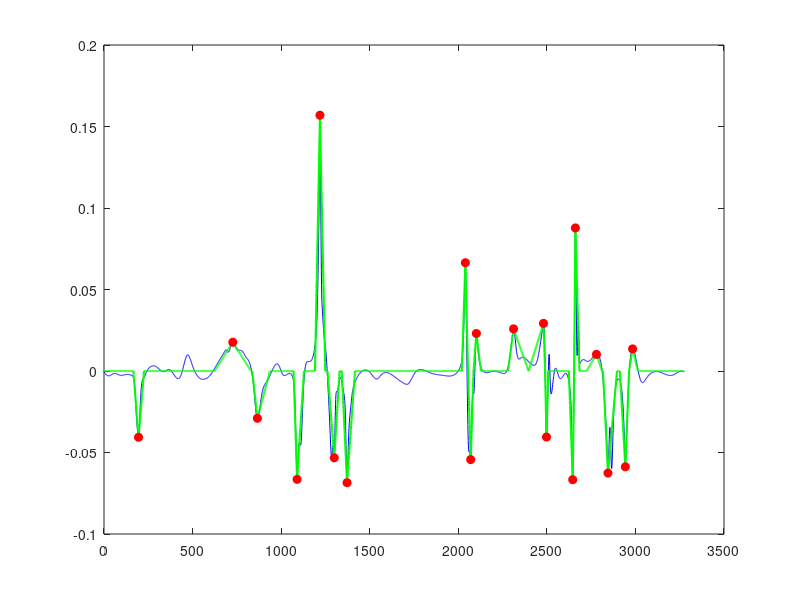

This figure's MATLAB source: (Note: this script raises an error after producing the figure.)
clear; clc; close all;

%% 1. Load track coordinates

loaded = load('processed_track.csv');
track = loaded;

x = track(:,1);
y = track(:,2);
n = length(x);

fprintf('Loaded %d track points\n', n);

%% 2. Path coordinates: distance along path and curvature

dx = diff(x);
dy = diff(y);
ds = sqrt(dx.^2 + dy.^2);
s  = [0; cumsum(round(ds))];

xp  = gradient(x, s);
yp  = gradient(y, s);
xpp = gradient(xp, s);
ypp = gradient(yp, s);

kappa = (xp .* ypp - yp .* xpp) ./ (xp.^2 + yp.^2).^1.5;

fprintf('Curvature stats: min = %.5f, max = %.5f, std = %.5f (1/m)\n', ...
    min(kappa), max(kappa), std(kappa));

abs_kappa = abs(kappa);

%% 3. Section Definitions

% Define track sections along s-coordinate.
% Edit/add section parameters to fine-tune specific regions of the track.
sections = struct(...
    's_start',   {0,    1040, 1430, 2000, 2250, 2410, 2725, 2812}, ... % start s distance (m)
    's_end',     {1040, 1430, 2000, 2250, 2410, 2725, 2812, s(end)}, ... % end s distance (m)
    'N_corners', {3,    4,    0,    3,    1,    4,    1,    3}, ...    % corner search target for section
    'corner_min',{0.10, 0.10, 0.10, 0.10, 0.10, 0.10, 0.10, 0.10} ... % min curvature fraction threshold
);

N_sections = length(sections); 

%% 4. Section-by-Section Corner Extraction

corners = struct('apex_entry', {}, 'corner_apex', {}, 'apex_exit', {}, ...
                  'R', {}, 's_apex', {}, 'idx_entry', {}, 'idx_apex', {}, 'idx_exit', {}, ...
                  'direction', {}); 

total_corners_found = 0; 

for sec = 1:N_sections
    s_start_sec = sections(sec).s_start; 
    s_end_sec   = sections(sec).s_end; 
    N_corners_sec  = sections(sec).N_corners; 
    corner_min_sec = sections(sec).corner_min; 
    
    % Mask for points within this s section boundary
    sec_mask = (s >= s_start_sec) & (s <= s_end_sec); 
    available = sec_mask; 
    
    kappa_work = abs_kappa; 
    count_sec = 0; 
    
    while count_sec < N_corners_sec && any(available)
        kappa_work(~available) = -Inf; 
        [best_val, i_apex] = max(kappa_work); 
        if best_val <= 0
            break;
        end

        kappa_apex = abs_kappa(i_apex); 
        threshold  = corner_min_sec * kappa_apex; 

        % Find entry point within section bounds
        i_entry = i_apex; 
        while i_entry > 1 && abs_kappa(i_entry) > threshold && s(i_entry) >= s_start_sec
            i_entry = i_entry - 1;
        end

        % Find exit point within section bounds
        i_exit = i_apex; 
        while i_exit < n && abs_kappa(i_exit) > threshold && s(i_exit) <= s_end_sec
            i_exit = i_exit + 1;
        end

        total_corners_found = total_corners_found + 1; 
        count_sec = count_sec + 1; 

        corners(total_corners_found).idx_entry   = i_entry; 
        corners(total_corners_found).idx_apex    = i_apex; 
        corners(total_corners_found).idx_exit    = i_exit; 
        corners(total_corners_found).apex_entry  = [x(i_entry), y(i_entry)]; 
        corners(total_corners_found).corner_apex = [x(i_apex),  y(i_apex)]; 
        corners(total_corners_found).apex_exit   = [x(i_exit),  y(i_exit)]; 
        corners(total_corners_found).R           = 1 / kappa_apex; 

        if kappa(i_apex) > 0 
            corners(total_corners_found).direction = 'Left'; 
        else
            corners(total_corners_found).direction = 'Right'; 
        end

        corners(total_corners_found).s_apex = s(i_apex); 

        % Exclude entry-exit range from future iteration within section
        available(i_entry:i_exit) = false; 
    end

    if count_sec < N_corners_sec
        fprintf(2, 'Warning: Section %d (%.0fm to %.0fm) only found %d corners (requested %d).\n', ...
            sec, s_start_sec, s_end_sec, count_sec, N_corners_sec);
    end
end

N_found = total_corners_found; 

% Sort all discovered corners chronologically along the track
[~, sort_order] = sort([corners.s_apex]); 
corners = corners(sort_order); 

%% 4.1. Resolve Entry/Exit Overlaps Between Consecutive Corners

for k = 1:N_found-1
    if corners(k).idx_exit >= corners(k+1).idx_entry - 3
        % Find midpoint index between the two apexes or overlap region
        mid_idx = round((corners(k).idx_apex + corners(k+1).idx_apex) / 2);

        % Clamp midpoint so it doesn't cross the apexes themselves
        mid_idx = max(corners(k).idx_apex + 1, min(corners(k+1).idx_apex - 1, mid_idx));

        % Set previous corner's exit and next corner's entry to mid_idx
        corners(k).idx_exit   = mid_idx;
        corners(k+1).idx_entry = mid_idx;

        % Update coordinates
        corners(k).apex_exit   = [x(mid_idx), y(mid_idx)];
        corners(k+1).apex_entry = [x(mid_idx), y(mid_idx)];

        fprintf('Resolved overlap between Corner %d and Corner %d at index %d (s = %.1fm)\n', ...
            k, k+1, mid_idx, s(mid_idx));
    end
end

%% 5. Straights: track start -> first corner, between corners, last corner -> track end

straights = struct('straight_start', {}, 'straight_end', {}, 'straight_distance', {}); 

% First straight
straight_start = [x(1), y(1)]; 
straight_end   = corners(1).apex_entry; 
straights(1).straight_start    = straight_start; 
straights(1).straight_end      = straight_end; 
straights(1).straight_distance = hypot(straight_end(1)-straight_start(1), ...
                                        straight_end(2)-straight_start(2)); 

% Inter-corner straights
for k = 1:N_found-1
    straight_start = corners(k).apex_exit; 
    straight_end   = corners(k+1).apex_entry; 

    straights(k+1).straight_start    = straight_start; 
    straights(k+1).straight_end      = straight_end; 
    straights(k+1).straight_distance = hypot(straight_end(1)-straight_start(1), ...
                                               straight_end(2)-straight_start(2)); 
end

% Final straight
straight_start = corners(end).apex_exit; 
straight_end   = [x(end), y(end)]; 
straights(end+1).straight_start    = straight_start; 
straights(end+1).straight_end      = straight_end; 
straights(end+1).straight_distance = hypot(straight_end(1)-straight_start(1), ...
                                             straight_end(2)-straight_start(2)); 

%% 6. Reconstructed curvature profile (s_final, kappa_final)

s_recon     = s;              
kappa_recon = zeros(n, 1);    

for k = 1:N_found
    i_entry = corners(k).idx_entry; 
    i_apex  = corners(k).idx_apex; 
    i_exit  = corners(k).idx_exit; 

    R = corners(k).R; 
    if strcmp(corners(k).direction, 'Left') 
        kappa_target = 1 / R; 
    else
        kappa_target = -1 / R; 
    end

    d_in  = s(i_apex)  - s(i_entry);  
    d_out = s(i_exit)  - s(i_apex);   

    if d_in > 0
        rate_in = kappa_target / d_in; 
        idx_in  = i_entry:i_apex; 
        kappa_recon(idx_in) = rate_in .* (s(idx_in) - s(i_entry)); 
    else
        kappa_recon(i_apex) = kappa_target; 
    end

    if d_out > 0
        rate_out = -kappa_target / d_out; 
        idx_out  = i_apex:i_exit; 
        kappa_recon(idx_out) = kappa_target + rate_out .* (s(idx_out) - s(i_apex)); 
    else
        kappa_recon(i_apex) = kappa_target; 
    end
end

%% 7. Text summary of track sections, in chronological order

fprintf('\n===== Track section summary (%d corners found across %d sections) =====\n', N_found, N_sections); 
fprintf('Straight  1: length = %6.1f m (track start -> Corner 1 entry)\n', straights(1).straight_distance); 
for k = 1:N_found
    fprintf('Corner %2d (%-5s): apex at s = %7.1f m, R = %6.1f m\n', ...
        k, corners(k).direction, corners(k).s_apex, corners(k).R); 
    fprintf('Straight %2d: length = %6.1f m\n', k+1, straights(k+1).straight_distance); 
end
fprintf('(final straight above runs Corner %d exit -> track end)\n', N_found); 

%% 8. Plot: curvature profile, raw vs reconstructed, with apexes

apex_idx_sorted   = [corners.idx_apex]; 
kappa_apex_values = kappa(apex_idx_sorted); 

figure;
plot(s, kappa, 'b-', 'DisplayName', '\kappa(s) raw'); hold on; 
plot(s_recon, kappa_recon, 'g-', 'LineWidth', 1.5, 'DisplayName', '\kappa_{recon}(s) reconstructed'); 
plot(s(apex_idx_sorted), kappa_apex_values, 'ro', 'MarkerFaceColor', 'r', 'DisplayName', 'Corner apex'); 

% Add vertical visual markers for section boundaries
for sec = 1:N_sections-1
    xline(sections(sec).s_end, 'k--', 'LineWidth', 1, 'HandleVisibility', 'off');
end

xlabel('Distance along track, s (m)'); 
ylabel('Curvature, \kappa (1/m)'); 
title(sprintf('Curvature profile: raw vs reconstructed (%d corners)', N_found)); 
legend('show', 'Location', 'best'); 
grid on; 

%% 9. Plot: 2D track map with entry / apex / exit points

apex_xy  = reshape([corners.corner_apex], 2, [])'; 
entry_xy = reshape([corners.apex_entry],  2, [])'; 
exit_xy  = reshape([corners.apex_exit],   2, [])'; 

figure;
plot(x, y, 'k-'); hold on; axis equal; 
plot(apex_xy(:,1),  apex_xy(:,2),  'ro', 'MarkerFaceColor', 'r', 'DisplayName', 'Corner apex'); 
plot(entry_xy(:,1), entry_xy(:,2), 'g^', 'MarkerFaceColor', 'g', 'DisplayName', 'Corner entry'); 
plot(exit_xy(:,1),  exit_xy(:,2),  'ms', 'MarkerFaceColor', 'm', 'DisplayName', 'Corner exit'); 
xlabel('x (m)'); ylabel('y (m)'); 
title('2D track map with corner entry / apex / exit'); 
legend('show', 'Location', 'best'); 
grid on; 

%% 10. Export reconstructed track as .csv

track_recon = [s_recon(:), kappa_recon(:)]; 
writematrix(track_recon, 'track_recon3.csv');
